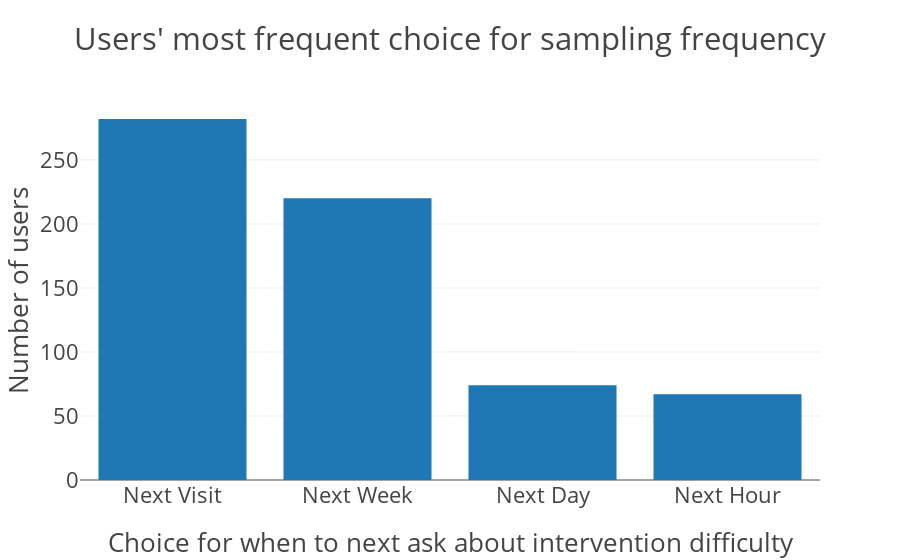

The notebook cell saved with this chart:
### Code cell
# noexport

plot_survey_choice_counts_install_normalized()

### Figure 1 — Plotly figure (JSON) as saved in the notebook; plotly's stock layout.template omitted (floating-point values rounded to 4 significant figures)
{"data": [{"orientation": "v", "type": "bar", "uid": "eaeeb985-ecf9-45fb-b6e3-21f6349a2e78", "x": ["Next Visit", "Next Week", "Next Day", "Next Hour"], "y": [282, 220, 74, 67]}], "layout": {"font": {"size": 22}, "title": {"text": "Users' most frequent choice for sampling frequency"}, "xaxis": {"title": {"text": "Choice for when to next ask about intervention difficulty"}}, "yaxis": {"title": {"text": "Number of users"}}}}
